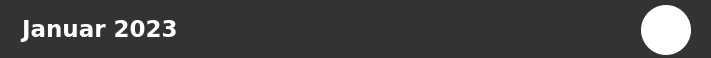
<?xml version="1.0" encoding="UTF-8"?>
<ui version="4.0">
 <class>MonthCard</class>
 <widget class="QWidget" name="MonthCard">
  <property name="geometry">
   <rect>
    <x>0</x>
    <y>0</y>
    <width>711</width>
    <height>58</height>
   </rect>
  </property>
  <property name="sizePolicy">
   <sizepolicy hsizetype="Expanding" vsizetype="Expanding">
    <horstretch>0</horstretch>
    <verstretch>0</verstretch>
   </sizepolicy>
  </property>
  <property name="minimumSize">
   <size>
    <width>0</width>
    <height>58</height>
   </size>
  </property>
  <property name="windowTitle">
   <string>Form</string>
  </property>
  <property name="styleSheet">
   <string notr="true">background-color: rgb(51, 51, 51);
border-radius: 8px;</string>
  </property>
  <layout class="QVBoxLayout" name="verticalLayout">
   <property name="spacing">
    <number>0</number>
   </property>
   <property name="leftMargin">
    <number>0</number>
   </property>
   <property name="topMargin">
    <number>0</number>
   </property>
   <property name="rightMargin">
    <number>0</number>
   </property>
   <property name="bottomMargin">
    <number>0</number>
   </property>
   <item alignment="Qt::AlignTop">
    <widget class="QFrame" name="frame">
     <property name="sizePolicy">
      <sizepolicy hsizetype="Expanding" vsizetype="Expanding">
       <horstretch>0</horstretch>
       <verstretch>0</verstretch>
      </sizepolicy>
     </property>
     <property name="minimumSize">
      <size>
       <width>0</width>
       <height>58</height>
      </size>
     </property>
     <property name="frameShape">
      <enum>QFrame::StyledPanel</enum>
     </property>
     <property name="frameShadow">
      <enum>QFrame::Raised</enum>
     </property>
     <layout class="QVBoxLayout" name="verticalLayout_2">
      <property name="spacing">
       <number>0</number>
      </property>
      <property name="leftMargin">
       <number>0</number>
      </property>
      <property name="topMargin">
       <number>0</number>
      </property>
      <property name="rightMargin">
       <number>0</number>
      </property>
      <property name="bottomMargin">
       <number>0</number>
      </property>
      <item>
       <layout class="QHBoxLayout" name="horizontalLayout">
        <property name="spacing">
         <number>0</number>
        </property>
        <property name="topMargin">
         <number>5</number>
        </property>
        <property name="bottomMargin">
         <number>5</number>
        </property>
        <item>
         <widget class="QLabel" name="dateLabel">
          <property name="sizePolicy">
           <sizepolicy hsizetype="Expanding" vsizetype="Expanding">
            <horstretch>9</horstretch>
            <verstretch>1</verstretch>
           </sizepolicy>
          </property>
          <property name="font">
           <font>
            <family>Verdana</family>
            <pointsize>17</pointsize>
            <bold>true</bold>
           </font>
          </property>
          <property name="styleSheet">
           <string notr="true">qproperty-alignment: AlignLeft;
qproperty-alignment: AlignVCenter;
padding-left: 15px;
color: rgb(255, 255, 255);</string>
          </property>
          <property name="text">
           <string>Januar 2023</string>
          </property>
         </widget>
        </item>
        <item>
         <widget class="QPushButton" name="selectButton">
          <property name="sizePolicy">
           <sizepolicy hsizetype="Expanding" vsizetype="Expanding">
            <horstretch>0</horstretch>
            <verstretch>0</verstretch>
           </sizepolicy>
          </property>
          <property name="minimumSize">
           <size>
            <width>50</width>
            <height>50</height>
           </size>
          </property>
          <property name="cursor">
           <cursorShape>PointingHandCursor</cursorShape>
          </property>
          <property name="focusPolicy">
           <enum>Qt::ClickFocus</enum>
          </property>
          <property name="styleSheet">
           <string notr="true">QPushButton {
	border-radius: 25px;
	background-color: rgb(255, 255, 255);
}

QPushButton:hover {
	background-color: rgb(232, 232, 232);
}

QPushButton:checked {
	background-color: rgb(152, 255, 147);
}
</string>
          </property>
          <property name="text">
           <string/>
          </property>
          <property name="checkable">
           <bool>true</bool>
          </property>
         </widget>
        </item>
        <item>
         <spacer name="horizontalSpacer">
          <property name="orientation">
           <enum>Qt::Horizontal</enum>
          </property>
          <property name="sizeHint" stdset="0">
           <size>
            <width>20</width>
            <height>20</height>
           </size>
          </property>
         </spacer>
        </item>
       </layout>
      </item>
     </layout>
    </widget>
   </item>
  </layout>
 </widget>
 <resources/>
 <connections/>
</ui>
